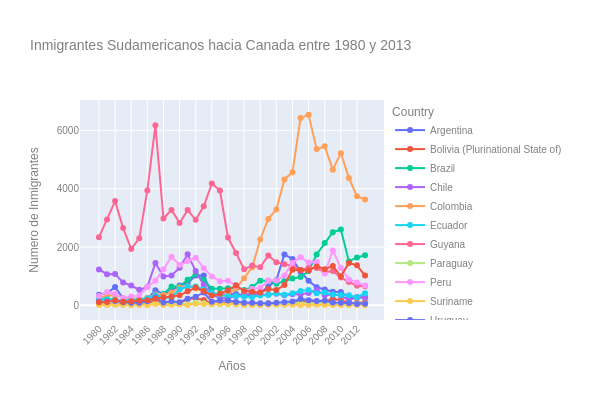

The cell this chart's notebook holds for it:
### Code cell
fig = px.line(sudamerica,
              x=sudamerica.index, 
              y=sudamerica.columns, 
              title='Inmigrantes Sudamericanos hacia Canada entre 1980 y 2013', 
              color='Country', 
              markers=True
              )

# fig.update_traces(line_color='green', 
#                   line_width=3)

fig.update_layout(xaxis_title='Años', 
                  yaxis_title='Numero de Inmigrantes', 
                  showlegend=True, 
                  width=600, 
                  height=400, 
                  xaxis={'tickangle':-45}, 
                  font_family='Arial',
                  font_size=10,
                  font_color='grey')

fig.write_html('Inmigrantes Sudamericanos hacia Canada entre 1980 y 2013.html')

fig.show()

### Figure 1 — Plotly figure (JSON) as saved in the notebook; plotly's stock layout.template omitted (floating-point values rounded to 4 significant figures)
{"data": [{"hovertemplate": "Country=Argentina<br>index=%{x}<br>value=%{y}<extra></extra>", "legendgroup": "Argentina", "line": {"color": "#636efa", "dash": "solid"}, "marker": {"symbol": "circle"}, "mode": "lines+markers", "name": "Argentina", "orientation": "v", "showlegend": true, "type": "scatter", "x": ["1980", "1981", "1982", "1983", "1984", "1985", "1986", "1987", "1988", "1989", "1990", "1991", "1992", "1993", "1994", "1995", "1996", "1997", "1998", "1999", "2000", "2001", "2002", "2003", "2004", "2005", "2006", "2007", "2008", "2009", "2010", "2011", "2012", "2013"], "xaxis": "x", "y": [368, 426, 626, 241, 237, 196, 213, 519, 374, 538, 678, 763, 1023, 1022, 366, 380, 396, 391, 349, 318, 427, 635, 865, 1745, 1591, 1153, 847, 620, 540, 467, 459, 278, 263, 282], "yaxis": "y"}, {"hovertemplate": "Country=Bolivia (Plurinational State of)<br>index=%{x}<br>value=%{y}<extra></extra>", "legendgroup": "Bolivia (Plurinational State of)", "line": {"color": "#EF553B", "dash": "solid"}, "marker": {"symbol": "circle"}, "mode": "lines+markers", "name": "Bolivia (Plurinational State of)", "orientation": "v", "showlegend": true, "type": "scatter", "x": ["1980", "1981", "1982", "1983", "1984", "1985", "1986", "1987", "1988", "1989", "1990", "1991", "1992", "1993", "1994", "1995", "1996", "1997", "1998", "1999", "2000", "2001", "2002", "2003", "2004", "2005", "2006", "2007", "2008", "2009", "2010", "2011", "2012", "2013"], "xaxis": "x", "y": [44, 52, 42, 49, 38, 44, 79, 165, 63, 68, 71, 214, 247, 180, 75, 61, 96, 43, 33, 42, 33, 72, 57, 59, 85, 134, 139, 107, 143, 214, 180, 86, 83, 107], "yaxis": "y"}, {"hovertemplate": "Country=Brazil<br>index=%{x}<br>value=%{y}<extra></extra>", "legendgroup": "Brazil", "line": {"color": "#00cc96", "dash": "solid"}, "marker": {"symbol": "circle"}, "mode": "lines+markers", "name": "Brazil", "orientation": "v", "showlegend": true, "type": "scatter", "x": ["1980", "1981", "1982", "1983", "1984", "1985", "1986", "1987", "1988", "1989", "1990", "1991", "1992", "1993", "1994", "1995", "1996", "1997", "1998", "1999", "2000", "2001", "2002", "2003", "2004", "2005", "2006", "2007", "2008", "2009", "2010", "2011", "2012", "2013"], "xaxis": "x", "y": [211, 220, 192, 139, 145, 130, 205, 244, 394, 650, 650, 877, 1066, 866, 566, 572, 586, 591, 531, 626, 845, 847, 745, 839, 917, 969, 1181, 1746, 2138, 2509, 2598, 1508, 1642, 1714], "yaxis": "y"}, {"hovertemplate": "Country=Chile<br>index=%{x}<br>value=%{y}<extra></extra>", "legendgroup": "Chile", "line": {"color": "#ab63fa", "dash": "solid"}, "marker": {"symbol": "circle"}, "mode": "lines+markers", "name": "Chile", "orientation": "v", "showlegend": true, "type": "scatter", "x": ["1980", "1981", "1982", "1983", "1984", "1985", "1986", "1987", "1988", "1989", "1990", "1991", "1992", "1993", "1994", "1995", "1996", "1997", "1998", "1999", "2000", "2001", "2002", "2003", "2004", "2005", "2006", "2007", "2008", "2009", "2010", "2011", "2012", "2013"], "xaxis": "x", "y": [1233, 1069, 1078, 781, 681, 533, 633, 1454, 990, 1023, 1286, 1749, 1175, 697, 352, 273, 244, 325, 376, 397, 366, 369, 401, 347, 383, 384, 427, 530, 350, 375, 340, 174, 291, 273], "yaxis": "y"}, {"hovertemplate": "Country=Colombia<br>index=%{x}<br>value=%{y}<extra></extra>", "legendgroup": "Colombia", "line": {"color": "#FFA15A", "dash": "solid"}, "marker": {"symbol": "circle"}, "mode": "lines+markers", "name": "Colombia", "orientation": "v", "showlegend": true, "type": "scatter", "x": ["1980", "1981", "1982", "1983", "1984", "1985", "1986", "1987", "1988", "1989", "1990", "1991", "1992", "1993", "1994", "1995", "1996", "1997", "1998", "1999", "2000", "2001", "2002", "2003", "2004", "2005", "2006", "2007", "2008", "2009", "2010", "2011", "2012", "2013"], "xaxis": "x", "y": [266, 326, 360, 244, 235, 214, 257, 376, 352, 439, 614, 652, 582, 464, 375, 371, 381, 578, 929, 1306, 2259, 2965, 3283, 4318, 4566, 6424, 6535, 5357, 5452, 4652, 5218, 4366, 3741, 3631], "yaxis": "y"}, {"hovertemplate": "Country=Ecuador<br>index=%{x}<br>value=%{y}<extra></extra>", "legendgroup": "Ecuador", "line": {"color": "#19d3f3", "dash": "solid"}, "marker": {"symbol": "circle"}, "mode": "lines+markers", "name": "Ecuador", "orientation": "v", "showlegend": true, "type": "scatter", "x": ["1980", "1981", "1982", "1983", "1984", "1985", "1986", "1987", "1988", "1989", "1990", "1991", "1992", "1993", "1994", "1995", "1996", "1997", "1998", "1999", "2000", "2001", "2002", "2003", "2004", "2005", "2006", "2007", "2008", "2009", "2010", "2011", "2012", "2013"], "xaxis": "x", "y": [238, 207, 184, 155, 179, 208, 240, 344, 265, 278, 552, 643, 644, 547, 431, 368, 310, 317, 295, 291, 342, 353, 418, 361, 417, 491, 525, 419, 437, 373, 353, 348, 282, 418], "yaxis": "y"}, {"hovertemplate": "Country=Guyana<br>index=%{x}<br>value=%{y}<extra></extra>", "legendgroup": "Guyana", "line": {"color": "#FF6692", "dash": "solid"}, "marker": {"symbol": "circle"}, "mode": "lines+markers", "name": "Guyana", "orientation": "v", "showlegend": true, "type": "scatter", "x": ["1980", "1981", "1982", "1983", "1984", "1985", "1986", "1987", "1988", "1989", "1990", "1991", "1992", "1993", "1994", "1995", "1996", "1997", "1998", "1999", "2000", "2001", "2002", "2003", "2004", "2005", "2006", "2007", "2008", "2009", "2010", "2011", "2012", "2013"], "xaxis": "x", "y": [2334, 2943, 3575, 2650, 1932, 2299, 3942, 6174, 2977, 3270, 2824, 3266, 2932, 3399, 4181, 3935, 2324, 1795, 1238, 1366, 1308, 1707, 1479, 1410, 1341, 1215, 1286, 1277, 1137, 1180, 953, 804, 676, 656], "yaxis": "y"}, {"hovertemplate": "Country=Paraguay<br>index=%{x}<br>value=%{y}<extra></extra>", "legendgroup": "Paraguay", "line": {"color": "#B6E880", "dash": "solid"}, "marker": {"symbol": "circle"}, "mode": "lines+markers", "name": "Paraguay", "orientation": "v", "showlegend": true, "type": "scatter", "x": ["1980", "1981", "1982", "1983", "1984", "1985", "1986", "1987", "1988", "1989", "1990", "1991", "1992", "1993", "1994", "1995", "1996", "1997", "1998", "1999", "2000", "2001", "2002", "2003", "2004", "2005", "2006", "2007", "2008", "2009", "2010", "2011", "2012", "2013"], "xaxis": "x", "y": [45, 26, 32, 40, 48, 36, 34, 72, 53, 48, 56, 51, 94, 75, 46, 39, 38, 30, 25, 34, 29, 34, 60, 88, 74, 75, 88, 98, 95, 88, 89, 83, 55, 66], "yaxis": "y"}, {"hovertemplate": "Country=Peru<br>index=%{x}<br>value=%{y}<extra></extra>", "legendgroup": "Peru", "line": {"color": "#FF97FF", "dash": "solid"}, "marker": {"symbol": "circle"}, "mode": "lines+markers", "name": "Peru", "orientation": "v", "showlegend": true, "type": "scatter", "x": ["1980", "1981", "1982", "1983", "1984", "1985", "1986", "1987", "1988", "1989", "1990", "1991", "1992", "1993", "1994", "1995", "1996", "1997", "1998", "1999", "2000", "2001", "2002", "2003", "2004", "2005", "2006", "2007", "2008", "2009", "2010", "2011", "2012", "2013"], "xaxis": "x", "y": [317, 456, 401, 241, 306, 328, 628, 843, 1237, 1667, 1384, 1522, 1632, 1274, 993, 827, 845, 676, 493, 560, 603, 849, 855, 1023, 1460, 1653, 1473, 1490, 1094, 1884, 1283, 886, 787, 682], "yaxis": "y"}, {"hovertemplate": "Country=Suriname<br>index=%{x}<br>value=%{y}<extra></extra>", "legendgroup": "Suriname", "line": {"color": "#FECB52", "dash": "solid"}, "marker": {"symbol": "circle"}, "mode": "lines+markers", "name": "Suriname", "orientation": "v", "showlegend": true, "type": "scatter", "x": ["1980", "1981", "1982", "1983", "1984", "1985", "1986", "1987", "1988", "1989", "1990", "1991", "1992", "1993", "1994", "1995", "1996", "1997", "1998", "1999", "2000", "2001", "2002", "2003", "2004", "2005", "2006", "2007", "2008", "2009", "2010", "2011", "2012", "2013"], "xaxis": "x", "y": [15, 10, 21, 12, 5, 16, 7, 46, 16, 24, 26, 13, 53, 51, 32, 58, 51, 35, 22, 11, 16, 22, 22, 22, 17, 15, 16, 20, 9, 12, 13, 11, 16, 4], "yaxis": "y"}, {"hovertemplate": "Country=Uruguay<br>index=%{x}<br>value=%{y}<extra></extra>", "legendgroup": "Uruguay", "line": {"color": "#636efa", "dash": "solid"}, "marker": {"symbol": "circle"}, "mode": "lines+markers", "name": "Uruguay", "orientation": "v", "showlegend": true, "type": "scatter", "x": ["1980", "1981", "1982", "1983", "1984", "1985", "1986", "1987", "1988", "1989", "1990", "1991", "1992", "1993", "1994", "1995", "1996", "1997", "1998", "1999", "2000", "2001", "2002", "2003", "2004", "2005", "2006", "2007", "2008", "2009", "2010", "2011", "2012", "2013"], "xaxis": "x", "y": [128, 132, 146, 105, 90, 92, 137, 269, 99, 144, 111, 229, 299, 437, 125, 164, 171, 117, 87, 93, 75, 64, 91, 103, 130, 217, 175, 147, 160, 99, 93, 81, 47, 58], "yaxis": "y"}, {"hovertemplate": "Country=Venezuela (Bolivarian Republic of)<br>index=%{x}<br>value=%{y}<extra></extra>", "legendgroup": "Venezuela (Bolivarian Republic of)", "line": {"color": "#EF553B", "dash": "solid"}, "marker": {"symbol": "circle"}, "mode": "lines+markers", "name": "Venezuela (Bolivarian Republic of)", "orientation": "v", "showlegend": true, "type": "scatter", "x": ["1980", "1981", "1982", "1983", "1984", "1985", "1986", "1987", "1988", "1989", "1990", "1991", "1992", "1993", "1994", "1995", "1996", "1997", "1998", "1999", "2000", "2001", "2002", "2003", "2004", "2005", "2006", "2007", "2008", "2009", "2010", "2011", "2012", "2013"], "xaxis": "x", "y": [103, 117, 174, 124, 142, 165, 179, 229, 279, 304, 344, 487, 610, 490, 334, 402, 520, 686, 489, 464, 443, 560, 524, 699, 1224, 1211, 1192, 1335, 1239, 1353, 998, 1452, 1373, 1022], "yaxis": "y"}], "layout": {"font": {"color": "grey", "family": "Arial", "size": 10}, "height": 400, "legend": {"title": {"text": "Country"}, "tracegroupgap": 0}, "showlegend": true, "title": {"text": "Inmigrantes Sudamericanos hacia Canada entre 1980 y 2013"}, "width": 600, "xaxis": {"anchor": "y", "domain": [0, 1], "tickangle": -45, "title": {"text": "Años"}}, "yaxis": {"anchor": "x", "domain": [0, 1], "title": {"text": "Numero de Inmigrantes"}}}}
